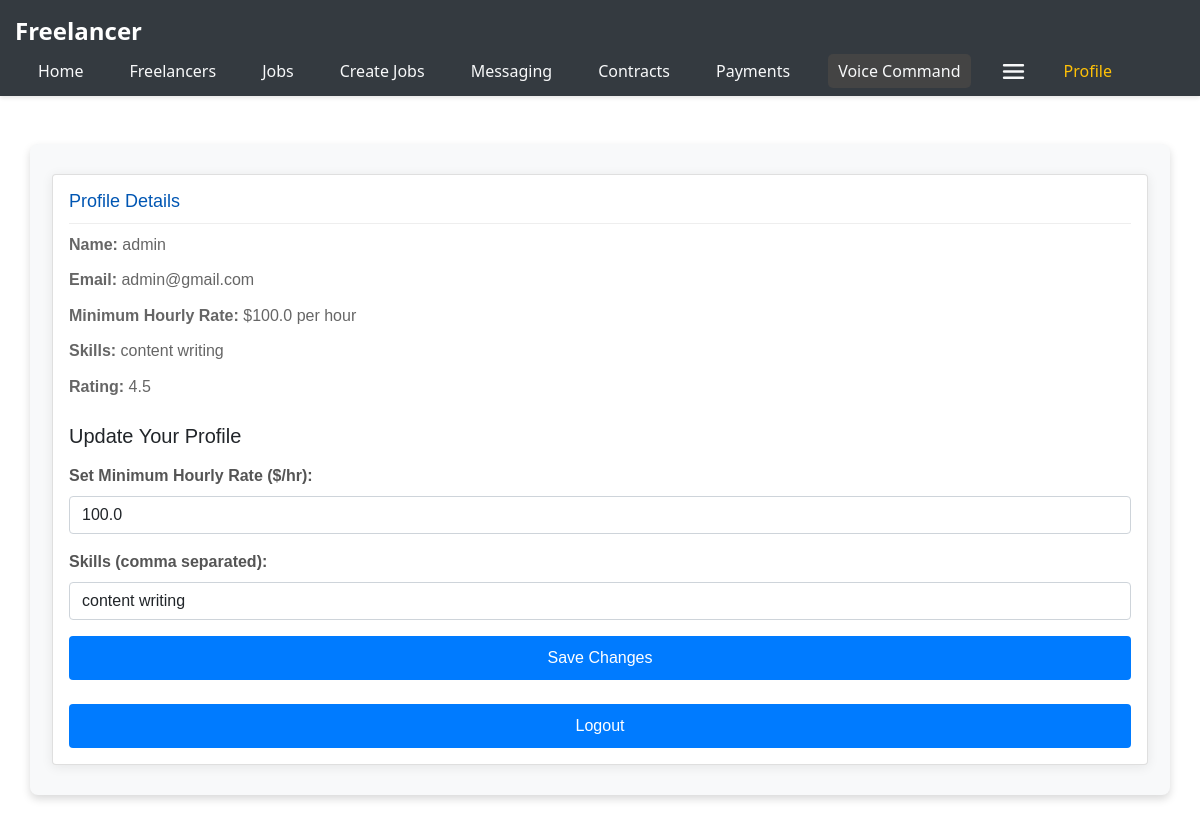
The page /profile (signed in) on the database its author committed.
### app.py (models this page shows)
class User(db.Model):
    id = db.Column(db.Integer, primary_key=True)
    email = db.Column(db.String(120), unique=True, nullable=False)
    name = db.Column(db.String(100), nullable=False)
    password = db.Column(db.String(60), nullable=False)
    minimum_rate = db.Column(db.Float, nullable=True)
    skills = db.Column(db.String(500), nullable=True)
    jobs = db.relationship('Job', backref='author', lazy=True)
    rating = db.Column(db.Float, nullable=True, default=0.0)
    rating_count = db.Column(db.Integer, default=0)

### app.py (the view)
@app.route('/profile', methods=['GET', 'POST'])
def profile():
    if 'user_id' not in session:
        flash('Please log in to access your profile.')
        return redirect(url_for('login'))
    user = User.query.get(session['user_id'])
    if not user:
        flash('User not found.')
        return redirect(url_for('login'))
    if request.method == 'POST':
        user.minimum_rate = request.form.get('minimum_rate', type=float)
        user.skills = request.form.get('skills')
        db.session.commit()
        flash('Profile updated successfully!')
    return render_template('profile.html', user=user)

### templates/profile.html
{% extends 'nav.html' %} {% block title %}Profile{% endblock %} {% block content
%}
<main class="profile container mt-5">
  <div class="card">
    <div class="card-body">
      <h4 class="card-title">Profile Details</h4>
      <p><strong>Name:</strong> {{ user.name }}</p>
      <p><strong>Email:</strong> {{ user.email }}</p>
      <p>
        <strong>Minimum Hourly Rate:</strong> ${{ user.minimum_rate }} per hour
      </p>
      <p><strong>Skills:</strong> {{ user.skills }}</p>
      <p><strong>Rating:</strong> {{ user.rating }}</p>
      <h5 class="mt-4">Update Your Profile</h5>
      <form action="{{ url_for('profile') }}" method="POST" class="mt-3">
        <div class="mb-3">
          <label for="minimum_rate" class="form-label"
            >Set Minimum Hourly Rate ($/hr):</label
          >
          <input
            type="text"
            class="form-control"
            name="minimum_rate"
            id="minimum_rate"
            placeholder="Enter minimum rate"
            value="{{ user.minimum_rate }}"
          />
        </div>
        <div class="mb-3">
          <label for="skills" class="form-label"
            >Skills (comma separated):</label
          >
          <input
            type="text"
            class="form-control"
            name="skills"
            id="skills"
            placeholder="Enter skills"
            value="{{ user.skills }}"
          />
        </div>
        <button type="submit" class="btn btn-primary">Save Changes</button>
      </form>
      <form action="/logout" method="POST" class="mt-4">
        <button type="submit" class="btn btn-danger">Logout</button>
      </form>
    </div>
  </div>
</main>
{% endblock %}

### static/css/styles.css (style rules this page uses)
body { font-family: "Helvetica Neue", Helvetica, Arial, sans-serif; background-color: #f8f9fa; color: #212529; margin: 0; padding: 0; }
.btn-primary { background-color: #007bff; color: #ffffff; }
.card { margin: 10px; box-shadow: 0 2px 5px rgba(0, 0, 0, 0.2); }
.card-body { padding: 15px; position: relative; }
.card-title { font-size: 18px; color: #0056b3; }
.container, .createjobscontainer { max-width: 800px; margin: auto; padding: 20px; background-color: #ffffff; border-radius: 8px; box-shadow: 0 4px 8px rgba(0, 0, 0, 0.15); font-family: Arial, sans-serif; }
.container p { color: #666; line-height: 1.6; margin-bottom: 10px; }
.container, .createjobscontainer form { background-color: #f8f9fa; padding: 20px; border-radius: 8px; margin-bottom: 20px; }
.container button { background-color: #007bff; color: white; border: none; padding: 10px 20px; border-radius: 4px; cursor: pointer; display: block; width: 100%; }
button { padding: 5px 10px; background-color: #0056b3; color: white; border: none; cursor: pointer; }
.card { background-color: #fff; box-shadow: 0 2px 12px rgba(0, 0, 0, 0.08); }
.card-body { padding: 20px; }
.card-title { border-bottom: 1px solid #eee; padding-bottom: 10px; }
.form-label { font-weight: bold; color: #555; }
.input-group-text, .form-control { border-radius: 0.25rem; }
.btn-primary { color: #fff; background-color: #007bff; border-color: #007bff; }
.btn-danger { color: #fff; background-color: #dc3545; border-color: #dc3545; }
form + form { margin-top: 20px; }
input[type="text"] { margin-bottom: 10px; }

### rows shown on the page
User: name "admin", email "admin@gmail.com", minimum_rate "100.0", skills "content writing", rating "4.5"
